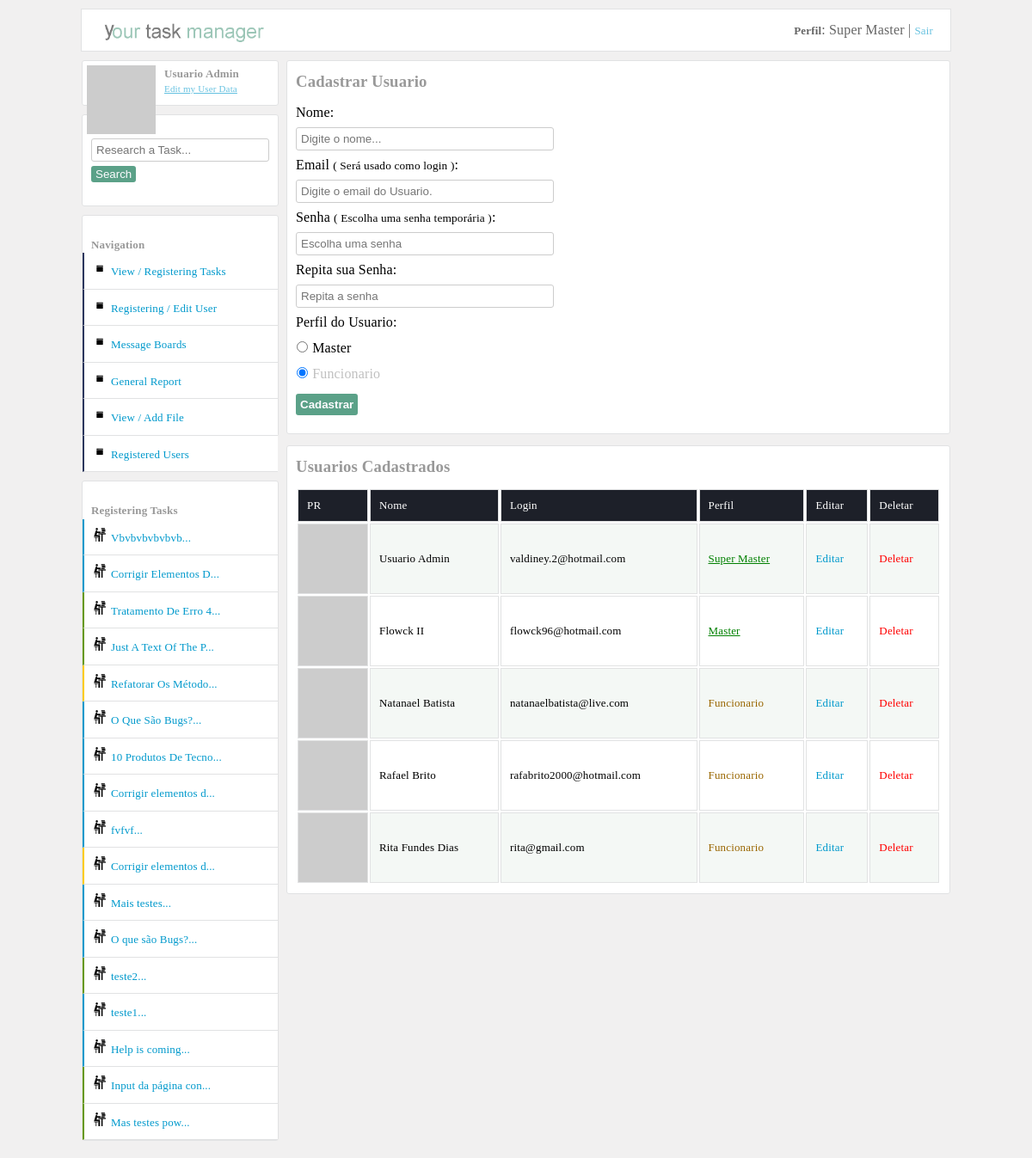
/cadastrar_usuarios.php (signed in), run on the app's committed database.
### tables this page shows
CREATE TABLE IF NOT EXISTS `usuarios` (
  `id` int(11) NOT NULL AUTO_INCREMENT,
  `nome` varchar(40) NOT NULL,
  `login` varchar(40) NOT NULL,
  `senha` varchar(10) NOT NULL,
  `dataCadastro` varchar(10) NOT NULL,
  `perfil` int(11) NOT NULL,
  `perfil_master_master` int(11) DEFAULT NULL,
  PRIMARY KEY (`id`)
);

CREATE TABLE IF NOT EXISTS `tarefas` (
  `id` int(11) NOT NULL AUTO_INCREMENT,
  `titulo` varchar(50) NOT NULL,
  `texto` text NOT NULL,
  `vinculoUsuario` int(11) NOT NULL,
  `dataCadastro` varchar(10) NOT NULL,
  `situacao` int(11) DEFAULT NULL,
  `dataAcao` varchar(10) DEFAULT NULL,
  `criadorDaTarefa` int(11) NOT NULL,
  PRIMARY KEY (`id`),
  KEY `fk_criador_da_tarefa` (`criadorDaTarefa`),
  KEY `fk_quem_vai_fazer_a_tarefa` (`vinculoUsuario`)
);

### config/Container.class.php (called while the page is built, shortened)
<?php
class Container
{
	public static function getUsuario()
	{
		$usuario = new UsuarioModel(self::getConexao());
		return $usuario;
	}
	public static function getConexao()
	{
		return $conexao = Conexao::connect();
	}
}

### models/UsuarioModel.class.php (called while the page is built, shortened)
<?php
class UsuarioModel
{
	private $tableName = "usuarios";
	private $db;
	public function __construct(PDO $conexao)
	{
		$this->db = $conexao;
	}
	public function listar()
	{
		$query = $this->db->prepare("select * from {$this->tableName}");
		$query->execute();
		return $query->fetchAll(PDO::FETCH_OBJ);
	}
	public function colecaoUsuarioTarefas()
	{
		$query = $this->db->prepare("select usuarios.id as idUsuario, tarefas.id as idTarefas,
        nome, login, perfil, usuarios.dataCadastro as usuarioDataDoCadastro,
        titulo, texto, tarefas.dataCadastro as tarefasDataDoCadastro,
        situacao, dataAcao, criadorDaTarefa, vinculoUsuario
        from usuarios join tarefas on tarefas.criadorDaTarefa =
        usuarios.id order by tarefas.id desc");
        $query->execute();
		return $query->fetchAll(PDO::FETCH_OBJ);
	}
	public function __destruct()
	{
		$fechaConexao = $this->db = null;
	}
}

### utilidades/functions.php (called while the page is built, shortened)
<?php
function DelimitarPorTamnho($entrada,$tamanho,$acabamento)
{
	$saida = str_split($entrada,$tamanho);
  return $saida[0].$acabamento;
}
function Delimitar($d,$entrada,$p)
{
	$saida = explode($d,$entrada);
	return $saida[$p];
}
function requisicaoGravatarAPI($email,$size)
{
   return $grav_url = "http://www.gravatar.com/avatar/" . md5( strtolower( trim( $email ) ) ) . "?s=" . $size;
}

### config/translation_en.php (called while the page is built, shortened)
<?php
$captions_menu_left["caption_menu_left_perfil"] = "Edit my User Data";
$captions_menu_left["caption_menu_left_input"] = "Research a Task...";
$captions_menu_left["caption_menu_left_button_pesquisar"] = "Search";
$captions_menu_left["caption_menu_left_navigation"] = "Navigation";
$captions_menu_left["01"] = "View / Registering Tasks";
$captions_menu_left["02"] = "Registering / Edit User";
$captions_menu_left["03"] = "Message Boards";
$captions_menu_left["04"] = "General Report";
$captions_menu_left["05"] = "Registered Users";
$captions_menu_left["06"] = "View / Add File";
$captions_menu_left["caption_menu_left_usuarios"] = "Users";
$captions_menu_left["caption_menu_left_descricao_de_acao"] = "Click on the users for list every tasks registered for them";
$captions_menu_left["caption_menu_left_tarefas"] = "Registering Tasks";

### cadastrar_usuarios.php (the view, shortened to what this page needs)
<?php
require_once("layout_parts/header.php");
require_once("layout_parts/banner.php");
require_once("utilidades/functions.php");
?>
	<article class="main">
	<section class="right">
		<section class="areas">
        <?php
        if (isset($_GET["editar"]))
        {
            $id = (int) $_GET["id"];
            foreach($usuario->listarWhere("id", $id) as $listar)
            {
                $retornaPerfilMasterMaster = $listar->perfil_master_master;
                $retornaPerfilMaster = $listar->perfil;
                $retornaIdUsuario = $listar->id;
            }
            if ($retornaPerfilMasterMaster == "1" and $_SESSION["perfil_master_master"] != "1")
            {
                setcookie("msgErro","Você não tem permissão para Editar um Usuario com Perfil ( Super Master )");
                header("Location:cadastrar_usuarios.php");
            }
            elseif ($retornaPerfilMaster == "1" and $_SESSION["perfil"] == "1" and $_SESSION["idUsuario"] != $retornaIdUsuario and $_SESSION["perfil_master_master"] != "1") {
                setcookie("msgErro","Um Usuário portador do perfil Master não pode editar um outro usuário com o mesmo perfil.");
                header("Location:cadastrar_usuarios.php");
            }
            else
            {
                require_once("editar_usuarios.php");
            }
        }
        else
        {
        ?>
	     <h3>Cadastrar Usuario</h3>
	     <form method="post" action="usuario_controller.php?cadastrar" class="form-login form-normal">
			<label for="nome">Nome:</label> <br>
			<input type="text" name="nome" id="nome" placeholder="Digite o nome..." value="<?php echo isset($_COOKIE["retornaNome"]) ? $_COOKIE["retornaNome"]:""; ?>"> <br>
			<label for="email">Email <small>( Será usado como login )</small>:</label> <br>
			<input type="text" name="login" id="email" placeholder="Digite o email do Usuario." value="<?php echo isset($_COOKIE["retornoLogin"]) ? $_COOKIE["retornoLogin"]:""; ?>"> <br>
			<label for="senha">Senha <small>( Escolha uma senha temporária )</small>:</label> <br>
			<input type="password" name="senha" id="senha" placeholder="Escolha uma senha"> <br>
            <label for="repita_senha">Repita sua Senha:</label> <br>
            <input type="password" name="repitaSenha" id="repita_senha" placeholder="Repita a senha"> <br>
            <label for="perfil">Perfil do Usuario:</label> <br>
            <input type="radio" name="perfil" value="1" id="master" <?php echo isset($master) ? $master:""; ?>> <label for="master">Master</label> <br>
            <input type="radio" name="perfil" value="2" id="funcionario" <?php echo isset($funcionario) ? $funcionario:"checked"; ?>> <label for="funcionario">Funcionario</label> <br>
			<button type="submit" class="button-postar" id="entrar">Cadastrar</button>
		</form>
        <?php }  ?>
        </section>
        <section class="areas">
        	<h3>Usuarios Cadastrados</h3>
        	<table>
            <thead>
        		<tr class="tr-top">
        			<td>PR</td>
        			<td>Nome</td>
        			<td>Login</td>
        			<td>Perfil</td>
        			<td>Editar</td>
        			<td>Deletar</td>
        		</tr>
            </thead>
            <?php foreach($usuario->listar() as $listar):
             $tipoPerfil = "";
             if ($listar->perfil == "1" and $listar->perfil_master_master != "1")
             {
                $classPerfil = "master";
             	$tipoPerfil = "Master";
             }
             elseif ($listar->perfil == "1" and $listar->perfil_master_master == "1")
             {
                $classPerfil = "master";
                $tipoPerfil = "Super Master";
             }
             else
             {
                $classPerfil = "funcionario";
             	$tipoPerfil = "Funcionario";
             }
            ?>
                <tr>
                	<td class="td_perfil"><img src="<?php echo requisicaoGravatarAPI($listar->login,43); ?>" alt="" /></td>
                	<td><?php echo $listar->nome; ?></td>
                	<td><?php echo $listar->login; ?></td>
                	<td class="<?php echo $classPerfil ?>"><?php echo $tipoPerfil; ?></td>
                    <td><a href="?editar&id=<?php echo $listar->id;?>" class="editar" title="Editar o Usuario <?php echo $listar->nome; ?>">Editar</a></td>
                    <td><a href="usuario_controller.php?deletar&id=<?php echo $listar->id;?>" class="deletar" title="Deletar o Usuario <?php echo $listar->nome; ?>">Deletar</a></td>                </tr>
        	<?php endforeach; ?>
        	</table>
        </section>
	</section>
	    <?php
	      require_once("layout_parts/area_left.php");
	    ?>
	</article>
</body>
</html>

### layout_parts/area_left.php (shortened to what this page needs)
<div id="main-area-left">
<section class="left">
<img class="img-perfil-recados-banner" src="<?php echo requisicaoGravatarAPI($_SESSION["login"],40); ?>" alt="" />
<div class="inperfil">
    <b><?php echo Delimitar(" ",$_SESSION["nome"],0) . " " . Delimitar(" ",$_SESSION["nome"],1); ?></b> <br>
    <a href="alterar_meus_dados.php?alterarMeusDados"><?php echo $captions_menu_left["caption_menu_left_perfil"]; ?></a>
</div>
</section>
<section class="left">
<div class="div_oculta_left">
<form method="get" action="dashboard.php">
	<input type="search" name="input_pesquisa" id="input_pesquisa" placeholder="<?php echo $captions_menu_left["caption_menu_left_input"]; ?>">
	<button type="submit" class="button-postar"><?php echo $captions_menu_left["caption_menu_left_button_pesquisar"] ; ?></button>
</form>
</div>
</section>
<section class="left">
<br>
<b><?php echo $captions_menu_left["caption_menu_left_navigation"]; ?></b>
<ul id="menu-left" class="cadastrar-usuario">
	<li><a href="dashboard.php?pagina=0"><?php echo $captions_menu_left["01"]; ?></a></li>
	<?php if ($_SESSION["perfil"] == "1"): ?>
	<li><a href="cadastrar_usuarios.php"><?php echo $captions_menu_left["02"]; ?></a></li>
	<?php endif; ?>
	<li><a href="pagina_de_recados.php"><?php echo $captions_menu_left["03"]; ?></a></li>
	<li><a href="relatorio_geral.php"><?php echo $captions_menu_left["04"]; ?></a></li>
	<li><a href="adicionar_arquivos.php"><?php echo $captions_menu_left["06"]; ?></a></li>
</ul>
</section>
<ul id="menu-left" class="cadastrar-usuario">
<li><a href="#" class="show_menu_usuarios_cadastrados"><?php echo $captions_menu_left["05"]; ?></a></li>
</ul>
<section class="left">
<br>
<b><?php echo $captions_menu_left["caption_menu_left_tarefas"]; ?></b>
<ul id="menu-left" class="cadastrar-usuario">
	<?php
	$destacaSituacao = "";
	foreach($usuario->colecaoUsuarioTarefas() as $listar):
	if ($listar->situacao == "1")
	{
        $destacaSituacao = "pendente";
	}
	elseif ($listar->situacao == "2")
	{
		$destacaSituacao = "sendoFeita";
	}
	elseif ($listar->situacao == "3")
	{
		$destacaSituacao = "feita";
	}
	?>
	  <li><a class="link-arquivos <?php echo $destacaSituacao; ?>" href="visualizar_tarefa_completa.php?textoCompleto&id=<?php echo $listar->idTarefas; ?>" title="<?php echo $listar->titulo . ": (" . $listar->tarefasDataDoCadastro ." )"; ?>"><?php echo DelimitarPorTamnho($listar->titulo, 20, "..."); ?></a></li>
    <?php endforeach; ?>
</ul>
</section>
</div>

### css/style.css (style rules this page uses)
body { background:#e9eaed; font-family:Tahoma!important; margin:0; margin-bottom:20px; margin-top:10px; font-family: "freight-text-pro",Georgia,Cambria,"Times New Roman",Times,serif; letter-spacing: 0.01rem; font-weight: 400; font-style: normal; line-height: 1.5; background-image:url("css_img/fundo.jpg")!important; background-attachment: fixed; background:#f1f0f0!important; }
.main { width:1010px; height:auto; min-height:300px; padding:0; margin:auto; }
.areas { width:750px; height:auto; min-height:200px; background:#ffffff; margin:auto; border-radius:3px; border:1px solid #e1e2e3; margin-top:0px; padding:10px; }
.areas h1,h2,h3,h4 { margin:0; margin-bottom:10px; color:#999999; }
.button-postar { padding:5px; background:#46629e; border:1px solid #476199; border-radius:3px; color:white; margin:11px 0px; cursor:pointer; font-weight:bold; }
.right { float:right; }
#main-area-left { width:229px; }
.left { width:227px; background:white; height:auto; margin-top:10px; border:1px solid #e1e2e3; border-radius:3px; }
.left b { margin-left:10px; margin-top:10px!important; color:#999999; }
input { width:300px; padding:5px; border-radius:3px; border:1px solid #cccccc; outline:none; margin-top:5px; margin-bottom:5px; }
button { margin-top:8px; }
.form-login { border:1px solid #e1e2e3; padding:10px; border-radius:3px; margin:10px 10px 10px; }
.form-normal { border:0; margin:0; padding:0; }
input[type="radio"]:checked + label { color:silver; }
input[type="radio"] { padding:0; margin-top:10px!important; width:15px; margin:0; }
a { color:#0099cc; font-size:13px; text-decoration:none; }
ul { margin:0; padding:0; list-style:none; }
#menu-left a { display:block; padding:10px; background:white; border-bottom:1px solid #e1e2e3; border-left:2px solid #2c375d; }
.cadastrar-usuario a::before { content: url(css_img/icone_cadastrar_usuario.png); margin-right:5px; }
.link-arquivos::before { content: url(css_img/icone_arquivos.png)!important; margin-right:5px; }
table { width:100%; font-size:13px; }
table tr td { border:1px solid #e1e2e3; padding:10px; }
table tbody tr:nth-child(2n+1) { background:#f4f8f5; }
.tr-top { background:#1d2029; color:white; }
.deletar { color:#ff0000; }
.td_perfil { padding:0px!important; width:43px!important; }
.master { color:green; text-decoration:underline; }
.funcionario { color:#996600; }
.show_menu_usuarios_cadastrados { display:block; padding-top:10px; padding-bottom:10px; background:white; width:205px; border-left:2px solid #009900; margin-left:1px; margin-top:-1px; }
.div_oculta_left { padding:10px; padding-bottom:0; }
.div_oculta_left input { width:207px; }
.div_oculta_left button { margin-top:0px; padding-top:2px; padding-bottom:2px; font-weight:normal; }
button { background:#5ba188!important; color:#fdfcff!important; border:0!important; }
.img-perfil-recados-banner { display:block; float:left; margin-left:5px; margin-top:5px; }
.inperfil { padding:10px; padding-top:5px!important; }
.inperfil a, b { font-size:13px; margin:0!important; margin-left:10px!important; margin-bottom:0!important; }
.inperfil a { text-decoration:underline; opacity:0.60; font-size:11px; }
.feita { border-left:2px solid #669900!important; }
.sendoFeita { border-left:2px solid #ffcc00!important; }
.pendente { border-left:2px solid #0099cc!important; }

### css/SimpleAnimationCSS.css (style rules this page uses)
.comes-here { -webkit-animation:comes-here 1.5s 1; -moz-animation:comes-here 1.5s 1; -o-animation:comes-here 1.5s 1; -ms-animation:comes-here 1.5s 1; }

### data on the page
usuarios: nome "Usuario Admin", login "valdiney.2@hotmail.com", tipoPerfil "Super Master"
usuarios: nome "Flowck II", login "flowck96@hotmail.com", tipoPerfil "Master"
usuarios: nome "Natanael Batista", login "natanaelbatista@live.com", perfil "Funcionario"
usuarios: nome "Rafael Brito", login "rafabrito2000@hotmail.com", perfil "Funcionario"
usuarios: nome "Rita Fundes Dias", login "rita@gmail.com", perfil "Funcionario"
tarefas: titulo "Vbvbvbvbvbvb..."
tarefas: titulo "Corrigir Elementos D..."
tarefas: titulo "Tratamento De Erro 4..."
tarefas: titulo "Just A Text Of The P..."
tarefas: titulo "Refatorar Os Método..."
tarefas: titulo "O Que São Bugs?..."
tarefas: titulo "10 Produtos De Tecno..."
tarefas: titulo "Corrigir elementos d..."
tarefas: titulo "fvfvf..."
tarefas: titulo "Corrigir elementos d..."
tarefas: titulo "Mais testes..."
tarefas: titulo "O que são Bugs?..."
tarefas: titulo "teste2..."
tarefas: titulo "teste1..."
tarefas: titulo "Help is coming..."
tarefas: titulo "Input da página con..."
tarefas: titulo "Mas testes pow..."

### other printed values
$tipoPerfil "Super Master"
Delimitar(" ",$_SESSION["nome"],0) "Usuario"
Delimitar(" ",$_SESSION["nome"],1) "Admin"
$captions_menu_left["caption_menu_left_perfil"] "Edit my User Data"
$captions_menu_left["caption_menu_left_button_pesquisar"] "Search"
$captions_menu_left["caption_menu_left_navigation"] "Navigation"
$captions_menu_left["01"] "View / Registering Tasks"
$captions_menu_left["02"] "Registering / Edit User"
$captions_menu_left["03"] "Message Boards"
$captions_menu_left["04"] "General Report"
$captions_menu_left["06"] "View / Add File"
$captions_menu_left["05"] "Registered Users"
$captions_menu_left["caption_menu_left_tarefas"] "Registering Tasks"
